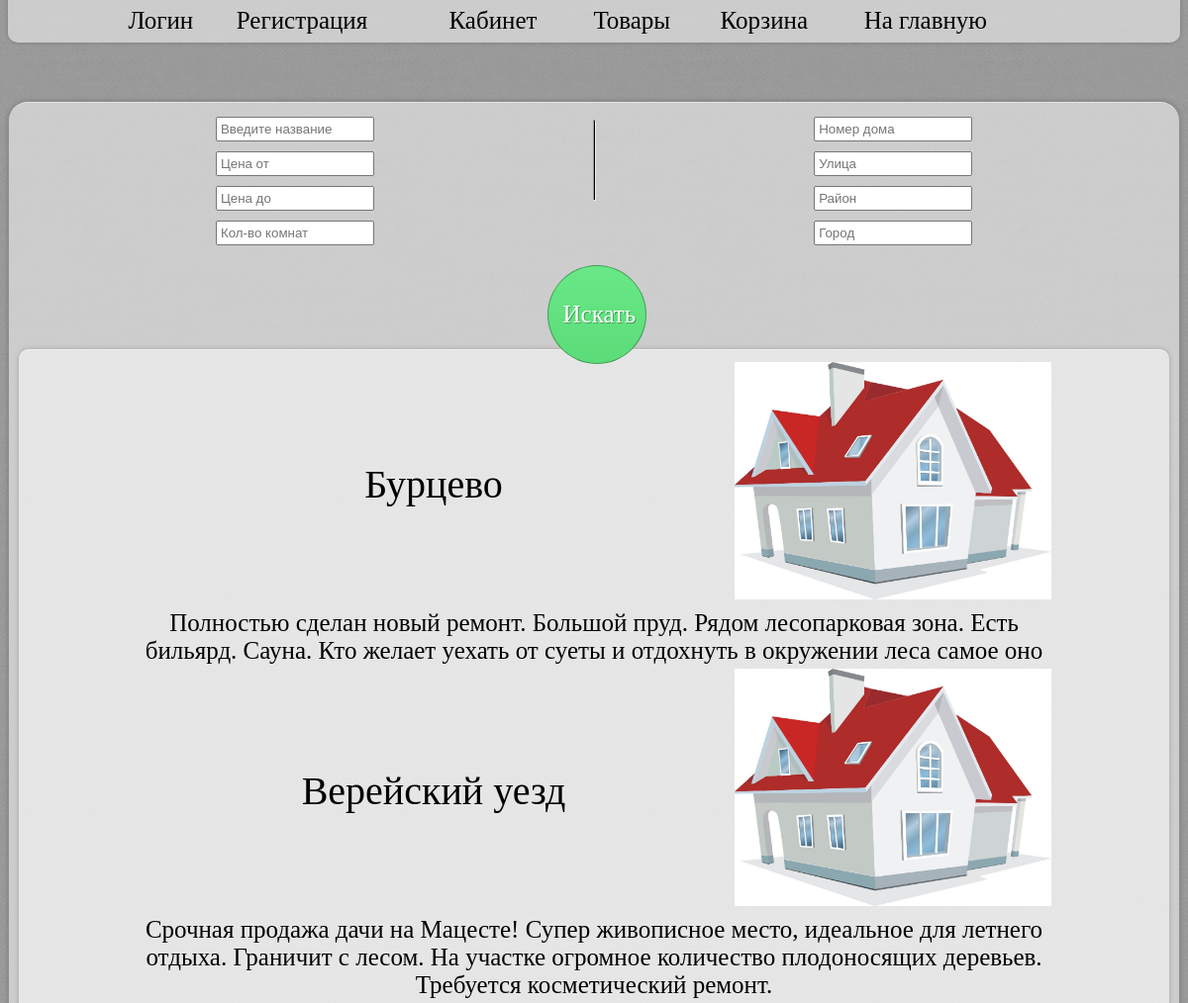
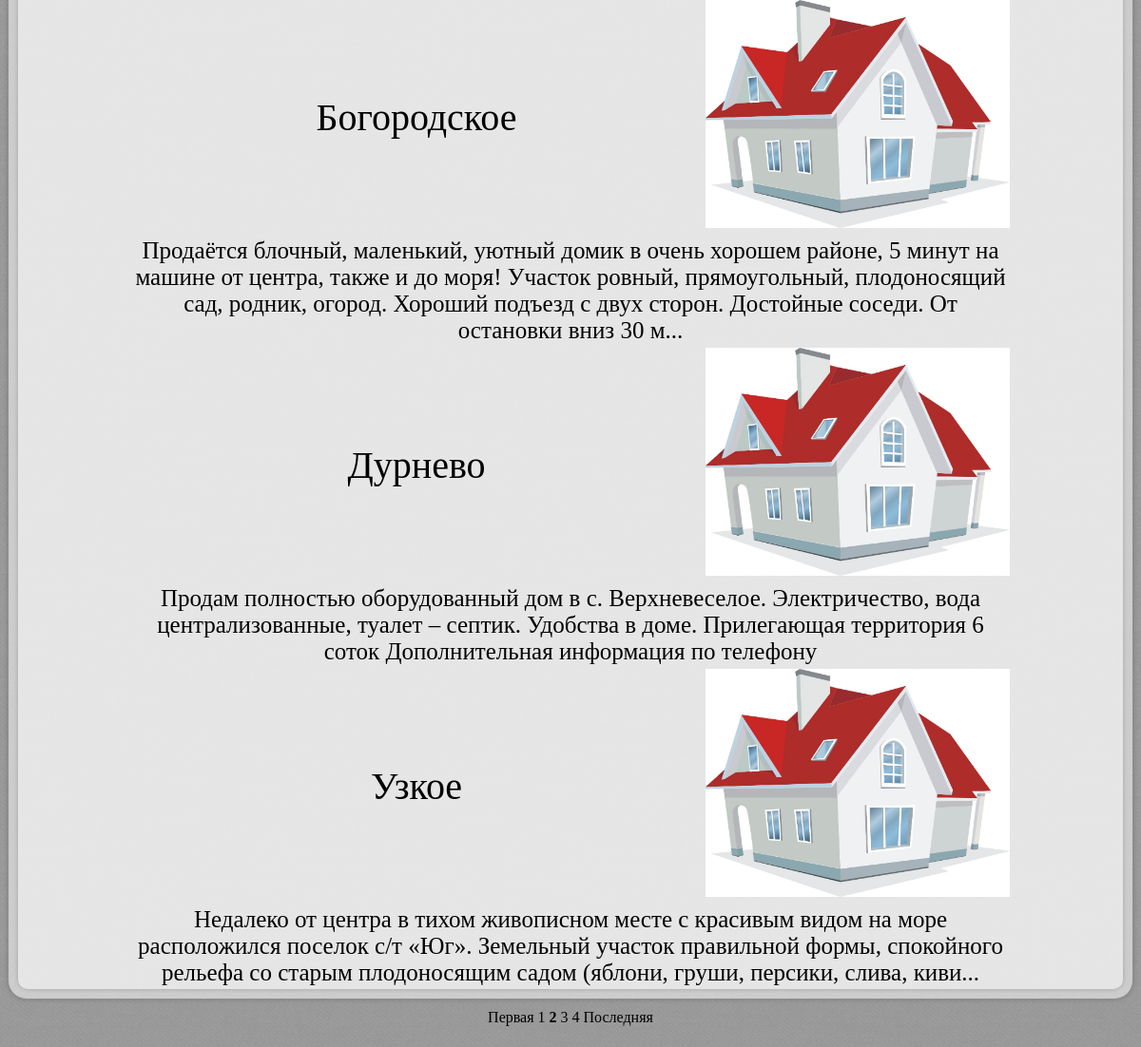
Page /pages/goods.php?page=1 on the committed database (2 pictures, top to bottom).
### tables this page shows
CREATE TABLE object (
  id INT(11) NOT NULL AUTO_INCREMENT,
  `agent-id` INT(11) NOT NULL,
  `seller-id` INT(11) NOT NULL,
  title VARCHAR(255) NOT NULL,
  cost DECIMAL(19, 2) NOT NULL,
  number INT(11) NOT NULL,
  `room-count` INT(3) DEFAULT NULL,
  `type-id` INT(11) NOT NULL,
  `offer-date` DATETIME NOT NULL,
  description VARCHAR(1024) DEFAULT NULL,
  house INT(11) NOT NULL,
  `street-id` INT(11) NOT NULL,
  `district-id` INT(11) NOT NULL,
  `settling-id` INT(11) NOT NULL,
  customer INT(11) DEFAULT NULL,
  sold TINYINT(1) DEFAULT 0,
  PRIMARY KEY (id),
  UNIQUE INDEX number (number),
  UNIQUE INDEX UK_object_unic_adress (house, `street-id`, `district-id`, `settling-id`),
  CONSTRAINT FK_object_agent_id FOREIGN KEY (`agent-id`)
    REFERENCES people(id) ON DELETE NO ACTION ON UPDATE NO ACTION,
  CONSTRAINT FK_object_district_id FOREIGN KEY (`district-id`)
    REFERENCES district(id) ON DELETE NO ACTION ON UPDATE NO ACTION,
  CONSTRAINT FK_object_people_id FOREIGN KEY (customer)
    REFERENCES people(id) ON DELETE NO ACTION ON UPDATE NO ACTION,
  CONSTRAINT FK_object_seller_id FOREIGN KEY (`seller-id`)
    REFERENCES people(id) ON DELETE NO ACTION ON UPDATE NO ACTION,
  CONSTRAINT FK_object_settling_id FOREIGN KEY (`settling-id`)
    REFERENCES settling(id) ON DELETE NO ACTION ON UPDATE NO ACTION,
  CONSTRAINT FK_object_street_id FOREIGN KEY (`street-id`)
    REFERENCES street(id) ON DELETE NO ACTION ON UPDATE NO ACTION,
  CONSTRAINT FK_object_type_id FOREIGN KEY (`type-id`)
    REFERENCES type(id) ON DELETE NO ACTION ON UPDATE NO ACTION
);

### pages/functions.php (called while the page is built, shortened)
<?php
function config() {
    try {
        $host = 'mysql.hostinger.ru';
        $user = 'u316863832_oleg';
        $pass = 'fwPYkpsD8Q';
        $db = 'u316863832_real';
        $con = mysqli_connect($host, $user, $pass);
        mysqli_select_db($con, $db);
        if (!$con) {
            throw new Exception('Не удаётся подключиться к базе');
        } else {
            mysqli_set_charset($con, "utf8");
            return $con;
        }
    } catch (Exception $exc) {
        echo 'Ошибка: ', $exc->getMessage(), '\n';
        die();
    }
}
function getobjectcount() {
    $con = config();
    $sql = "SELECT COUNT(*) FROM object o where o.sold = 0";
    $query = mysqli_query($con, $sql);
    $m = mysqli_fetch_row($query);
    return $m[0];
}
function loadimages($number) {
    try {
        $filename = '../resources/' . $number . '.jpg';
        if (!file_exists($filename)) {
            throw new Exception('noImg');
        }
    } catch (Exception $exc) {
        $filename = '../resources/domik.jpg';
    }
    return $filename;
}
?>

### pages/goods.php (the view, shortened to what this page needs)
<?php
include_once './functions.php';
$con = config();
if (isset($_SESSION['persinf']) and empty(($_SESSION['persinf']))==0) {
    $info = $_SESSION['persinf'];
    $limit = $info['limit'];
} else {
    $limit = 5;
}
(int) $page = filter_input(INPUT_GET, 'page');
if ($page < 0) {
    $path = basename(__FILE__) . '?page=0';
    header('Location: ' . $path);
} else {
    $page = filter_input(INPUT_GET, 'page');
}
$morlinks = '';
if (isset($_REQUEST['srhbtn'])) {
    $name = mysqli_real_escape_string($con, ucfirst(strtolower(trim(filter_input(INPUT_GET, 'srhtxt')))));
    $street = mysqli_real_escape_string($con, ucfirst(strtolower(trim(filter_input(INPUT_GET, 'street')))));
    $district = mysqli_real_escape_string($con, ucfirst(strtolower(trim(filter_input(INPUT_GET, 'district')))));
    $settling = mysqli_real_escape_string($con, ucfirst(strtolower(trim(filter_input(INPUT_GET, 'settling')))));
    $roomcount = filter_input(INPUT_GET, 'roomcount');
    $housenumb = filter_input(INPUT_GET, 'housenumb');
    $pricebefor = filter_input(INPUT_GET, 'pricebefor');
    $pricefrom = filter_input(INPUT_GET, 'pricefrom');
    $house = filter_input(INPUT_GET, 'housenumb');
    $mass = searchitems($name, $pricefrom, $pricebefor, $roomcount, $street, $district, $settling, $house, $page, $limit);
    $count_all_el = countitemssearch($name, $pricefrom, $pricebefor, $roomcount, $street, $district, $settling, $house, $page, $limit);
    $morlinks = '&' . substr($_SERVER["QUERY_STRING"], 1, strlen($_SERVER["QUERY_STRING"]) - 1);
    $numpages = ceil($count_all_el / $limit);
    if ($page > $numpages) {
        $page = $numpages;
        $path = basename(__FILE__) . '?page=' . ($page);
        header('Location: ' . $path);
    }
    $sql = $mass['sql'];
    $query = mysqli_query($con, $sql);
    if (isset($con)) {
        mysqli_close($con);
    }
    if (empty($mass) == 0) {
        while ($mass = mysqli_fetch_assoc($query)) {
            $filename = loadimages($mass['number']);
            $text = "<tr><td class = \"capt\"><a href=\"item.php?numb=" . $mass['number'] . "\">" . $mass['title'] . "</a>
                        </td>
                        <td class=\"timg\">
                            <img src=\"" . $filename . "\" class=\"image\" alt=\"" . $mass['title'] . "\"/>
                        </td>
                    </tr>
                    <tr>
                        <td colspan=\"2\" class=\"desc\">" . $mass['description'] . "</td>
                    </tr>";
            $items[] = $text;
        }
    }
} else {
    $numpages = ceil(getobjectcount() / $limit);
    $sql = "SELECT * FROM object o where o.sold=0 limit " . $page * $limit . ", $limit";
    $con = config();
    $squery = mysqli_query($con, $sql);
    while ($mass = mysqli_fetch_assoc($squery)) {
        $filename = loadimages($mass['number']);
        $text = "<tr><td class = \"capt\"><a href=\"item.php?numb=" . $mass['number'] . "\">" . $mass['title'] . "</a>
                    </td>
                    <td class=\"timg\">
                        <img src=\"" . $filename . "\" class=\"image\" alt=\"" . $mass['title'] . "\"/>
                    </td>
                </tr>
                <tr>
                    <td colspan=\"2\">" . $mass['description'] . "</td>
                </tr>";
    }
}
if ($numpages > 1) {
    if ($page != 0) {
        $first = "<a href=\"" . basename(__FILE__) . "?page=0" . $morlinks . "\">Первая</a> ";
    }
    for ($i = 0; $i < $numpages; $i++) {
        if ($page != $i) {
            $else = "<a href=\"" . basename(__FILE__) . "?page=" . $i . $morlinks . "\">" . ($i + 1) . "</a> ";
        } else {
            $else = "<strong><a href=\"" . basename(__FILE__) . "?page=" . $i . $morlinks . "\">" . ($i + 1) . "</a></strong> ";
        }
    }
    if ($page != ($numpages - 1)) {
        $last = "<a href=\"" . basename(__FILE__) . "?page=" . ($numpages - 1) . $morlinks . "\">Последняя</a>";
    }
}
?>

### css/goods.css (style rules this page uses)
.image { height: 240px; width: 320px; }
.timg { width: 320px; }
.links { width: 50%; padding: 10px; margin: auto; text-align: center; }
html { background-color: #4f4f4f; background: url('../resources/d9207c98.png'); }
a { color:#000; text-decoration:none; }
input[type=submit] { border:1px solid rgba(0,0,0,0.3); background: #5bdc79; background: -moz-linear-gradient(top, #68e886 0%, #5bdc79 100%); background: -webkit-gradient(linear, left top, left bottom, color-stop(0%,#68e886), color-stop(100%,#5bdc79)); background: -webkit-linear-gradient(top, #68e886 0%, #5bdc79 100%); background: -o-linear-gradient(top, #68e886 0%,#5bdc79 100%); background: -ms-linear-gradient(top, #68e886 0%,#5bdc79 100%); background: linear-gradient(to bottom, #68e886 0%, #5bdc79 100%); filter:progid:DXImageTransform.Microsoft.gradient(startColorstr='#68e886',endColorstr='#5bdc79',GradientType=0); color:#fff; margin-right:0; margin-top:15px; height: 100px; width: 100px; border-radius:50%; text-shadow:1px 1px 0 rgba(0,0,0,0.3); padding:5px 15px; font: 25px 'Gabriola'; }
.main_conteiner { margin-top: -20px; padding-left: 10%; padding-right: 10%; padding-top: 10px; width:100%; height:55px; background-color:rgba(255,255,255,0.5); border-radius:10px; box-shadow:0 0 5px 0 rgba(0,0,0,0.2), inset 0 1px 0 0 rgba(250,250,250,0.5); font: 25px 'Gabriola'; }
.capt { text-align: center; font: 40px 'Gabriola'; }
.signbl { padding: 10px; margin: auto; margin-top: 5%; background: #fc0; box-shadow:0 0 5px 0 rgba(0,0,0,0.2), inset 0 1px 0 0 rgba(250,250,250,0.5); text-align:center; border:1px solid rgba(0,0,0,0.3); background-color:rgba(255,255,255,0.5); border-radius:20px; }
.s { width:48%; text-align: center; }
.b { width:1px; height:80px; display:inline-block; background-color:#000; }
input { margin: 5px; padding: 3px; width: 150px; }

### rows in the picture
object: title "Бурцево", description "Полностью сделан новый ремонт. Большой пруд. Рядом лесопарковая зона. Есть бильярд. Сауна. Кто желает уехать от суеты и отдохнуть в окружении леса самое оно"
object: title "Верейский уезд", description "Срочная продажа дачи на Мацесте! Супер живописное место, идеальное для летнего отдыха. Граничит с лесом. На участке огромное количество плодоносящих деревьев. Требуется косметический ремонт."
object: title "Богородское", description "Продаётся блочный, маленький, уютный домик в очень хорошем районе, 5 минут на машине от центра, также и до моря! Участок ровный, прямоугольный, плодоносящий сад, родник, огород. Хороший подъезд с двух сторон. Достойные соседи. От остановки вниз 30 м..."
object: title "Дурнево", description "Продам полностью оборудованный дом в с. Верхневеселое. Электричество, вода централизованные, туалет – септик. Удобства в доме. Прилегающая территория 6 соток Дополнительная информация по телефону"
object: title "Узкое", description "Недалеко от центра в тихом живописном месте с красивым видом на море расположился поселок с/т «Юг». Земельный участок правильной формы, спокойного рельефа со старым плодоносящим садом (яблони, груши, персики, слива, киви..."
